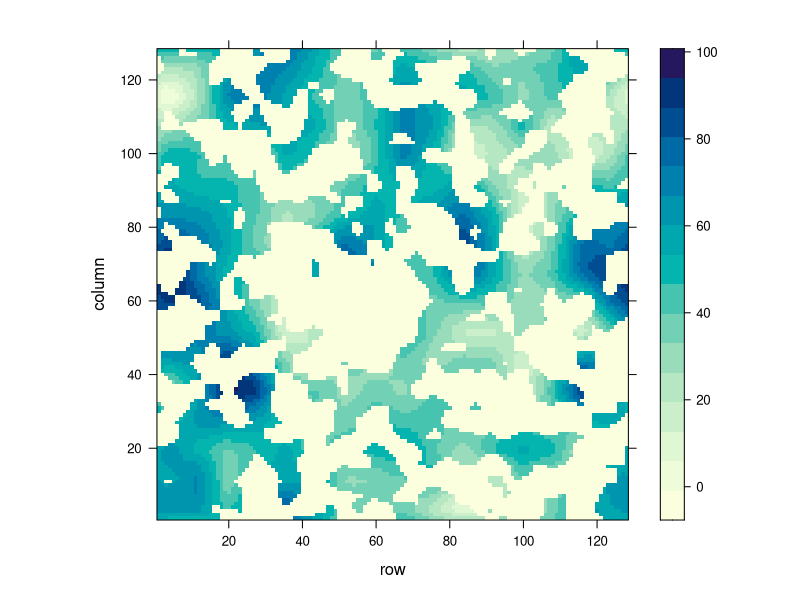
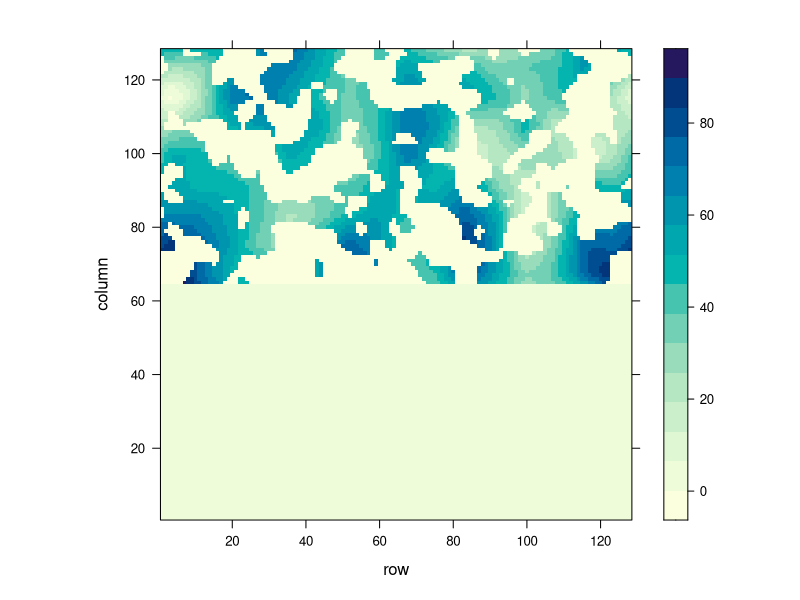

Generate these figures, in order, with R:
library(waveslim)
library(lattice)

#function to re-scale wavelet coefficients
waveSynth2 <- function(dim, varFun, ..., wavelet = "haar") {
  require(waveslim)
  varFun <- match.fun(varFun)
  dim <- rep(dim, length.out = 2)
  dim <- 2 ^ round(log2(dim))
  x <- matrix(rnorm(prod(dim)), dim[1], dim[2])
  nlev <- log2(min(dim))
  w <- dwt.2d(x, wavelet, nlev)
  freq <- 1 / 2 ^ rep(seq(1, nlev), each = 3)
  for (i in 1:length(freq)) w[[i]] <- w[[i]] * sqrt(varFun(freq[i], ...))
  idwt.2d(w)
}


#this is the specific functional form for rescaling wavelet coefficients

charGauss <- function(x, sigma) exp(-sigma ^ 2 * x ^ 2 / 2)


landscape.size <- 128

E <- 4
y <- waveSynth2(landscape.size, charGauss, exp(E), wavelet = "la8")

#rescale environment to range from 0-100
y <- y - min(y)
y <- y * 99.9999/max(y)

F <- 3
x <- waveSynth2(landscape.size, charGauss, exp(F), wavelet = "la8")

#-1 indicates matrix, which is 75% of landscape
prop.matrix <- 0.50

x[x < quantile(x, prop.matrix)] <- -1
x[x > quantile(x, prop.matrix)] <- 1


#combine the reserve mask and the underlying environmental grid
y2 <- x * y
y2[y2 < 0] <- -1

y2
levelplot(y2)



### Convert landscape to 0,1,2 scale

tmp.y2 <- y2

matrix.index <- which(y2 == -1)
live.index <- which(y2 > -1)

wav.risk.index <- which(y2[live.index] >= mean(y2[live.index]))
wav.safe.index <- which(y2[live.index] < mean(y2[live.index]))

tmp.y2[matrix.index] <- 0
tmp.y2[wav.safe.index] <- 1
tmp.y2[wav.risk.index] <- 2



levelplot(tmp.y2)




# 
# #To create original intact landscapes & then create fragmented reserves of different sizes
# for(E in c(-Inf,0:6)){ #a range of different scales of spatial environmental autocorrelation
#   
#   #this makes the habitat
#   y <- waveSynth2(128, charGauss, exp(E), wavelet = "la8")
#   
#   #rescale environment to range from 0-100
#   y <- y - min(y)
#   y <- y * 99.9999/max(y)
#   
#   #save intact landscape
#   name <- paste('E_exp', E, 'orig_set1.csv', sep='') 
#   # write.csv(y,name, row.names=FALSE)
#   
#   for(F in c(-Inf,0:6)){ #create a range of different reserve sizes for the same underlying landscape
#     
#     #surface used to denote reserves
#     x <- waveSynth2(128, charGauss, exp(F), wavelet = "la8")
#     
#     #-1 indicates matrix, which is 75% of landscape
#     x[x < quantile(x, 0.75)] <- -1
#     x[x > quantile(x, 0.75)] <- 1
#     #combine the reserve mask and the underlying environmental grid
#     y2 <- x*y
#     y2[y2 < 0] <- -1
#     
#     #saves the post-habitat loss landscape
#     name2 <- paste('E_exp',E,'_F_exp',F,'_set1.csv',sep='')
#     # write.csv(y2,name2,row.names=FALSE)
#   }
# }
